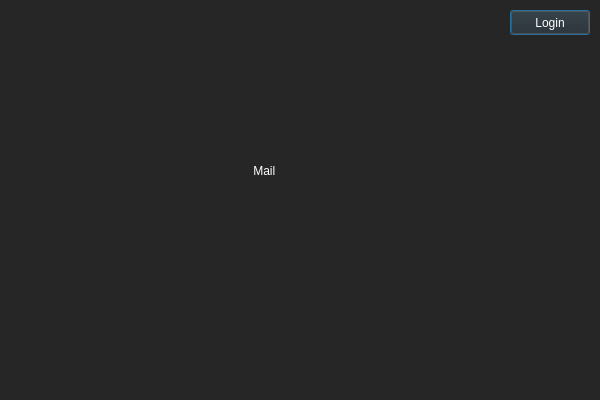
<?xml version="1.0" encoding="UTF-8"?>
<ui version="4.0">
 <class>Home</class>
 <widget class="QDialog" name="Home">
  <property name="geometry">
   <rect>
    <x>0</x>
    <y>0</y>
    <width>600</width>
    <height>400</height>
   </rect>
  </property>
  <property name="windowTitle">
   <string>Home</string>
  </property>
  <property name="styleSheet">
   <string notr="true">background-color: #262626;</string>
  </property>
  <widget class="QLabel" name="label">
   <property name="geometry">
    <rect>
     <x>220</x>
     <y>140</y>
     <width>111</width>
     <height>61</height>
    </rect>
   </property>
   <property name="styleSheet">
    <string notr="true">font: 10pt &quot;Modern No. 20&quot;;
color: white;</string>
   </property>
   <property name="text">
    <string>          Mail</string>
   </property>
  </widget>
  <widget class="QPushButton" name="pushButton_login">
   <property name="geometry">
    <rect>
     <x>510</x>
     <y>10</y>
     <width>80</width>
     <height>25</height>
    </rect>
   </property>
   <property name="styleSheet">
    <string notr="true">font: 10pt &quot;Modern No. 20&quot;;
color: white;</string>
   </property>
   <property name="text">
    <string>Login</string>
   </property>
  </widget>
 </widget>
 <resources/>
 <connections/>
</ui>
